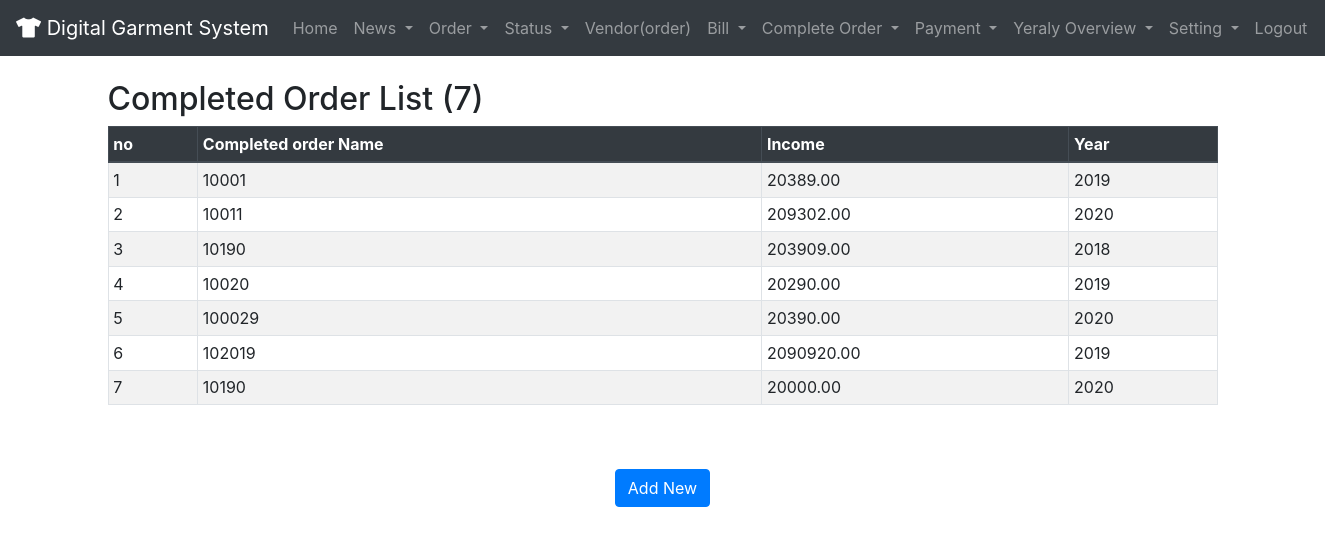
/accounting/list/ (signed in), run on the app's committed database.
### accounting/models.py (models this page shows)
class Completed_Order(models.Model):
    user = CurrentUserField()
    order_name = models.CharField(max_length=200, blank=True,null=True, verbose_name="Order Name or Code")
    income = models.DecimalField(max_digits=10, decimal_places=2,null= True,blank = True)
    year =  models.PositiveIntegerField(null= True,blank= True)
    Created_at = models.DateTimeField(auto_now_add=True, null=True)
    Updated_at= models.DateTimeField(auto_now=True)

### accounting/views.py (the view)
# urls.py: path('list/',show,name='list'),
@login_required(login_url="/")
def show(request):
    complete_order = Completed_Order.objects.all()
    return render(request,"complete_order_productlist.html",{'complete_order': complete_order})

### accounting/cp.py (called while the page is built)
def yoverview(request):
    q=Completed_Order.objects.values_list('year',flat=True).order_by('year').distinct()
    return({'q':q})

### templates/complete_order_productlist.html (shortened to what this page needs)
{% extends 'base.html' %}
{% load crispy_forms_tags %}
{% block content %}
<div class="container">
{% if complete_order.count < 1 %}
<h2 style="margin-left:40%;">Nothing to show</h2>
{% else %}
<h2> Completed Order List ({{complete_order.count}})</h2>
<table class="table table-striped table-bordered table-sm">
    <thead class="thead-dark">
    <tr>
        <th>no</th>
        <th>Completed order Name</th>
        <th>Income</th>
        <th>Year</th>
    </tr>
    </thead>
    <tbody>
      {% for complete in complete_order %}
    <tr>
        <td>{{forloop.counter}}</td>
        <td>{{complete.order_name}}</td>
        <td>{{complete.income}}</td>
        <td>{{complete.year}}</td>
    </tr>
    {% endfor %}
    </tbody>
</table>
<br>
<br>
{%if not seller%}
<center><a href="{% url 'controller:accounting:create' %}"><button class="btn btn-primary"> Add New </button></a></center>
{%endif%}
{%endif%}
</div>
{% endblock %}

### templates/base.html (style rules this page uses)
body { margin: 0; }

### data on the page
Completed_Order: order_name "10001", income "20389.00", year "2019"
Completed_Order: order_name "10011", income "209302.00", year "2020"
Completed_Order: order_name "10190", income "203909.00", year "2018"
Completed_Order: order_name "10020", income "20290.00", year "2019"
Completed_Order: order_name "100029", income "20390.00", year "2020"
Completed_Order: order_name "102019", income "2090920.00", year "2019"
Completed_Order: order_name "10190", income "20000.00", year "2020"

### other printed values
{{ complete_order.count }} "7"
